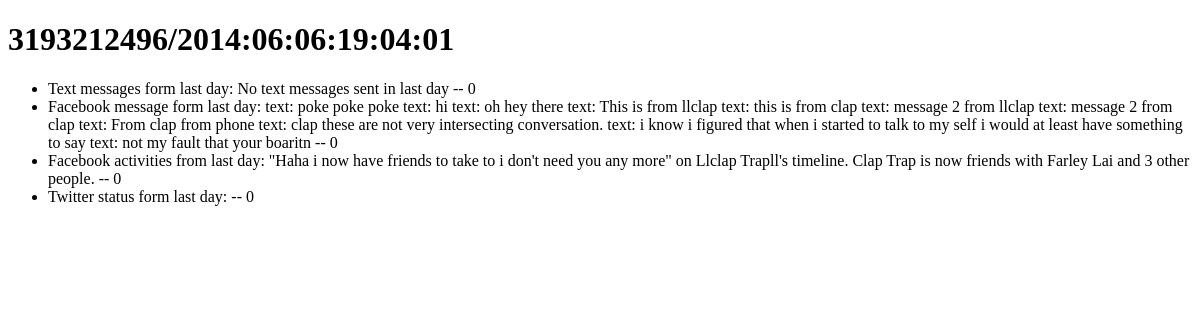
Before: /survey/1/results/ with the older database file.
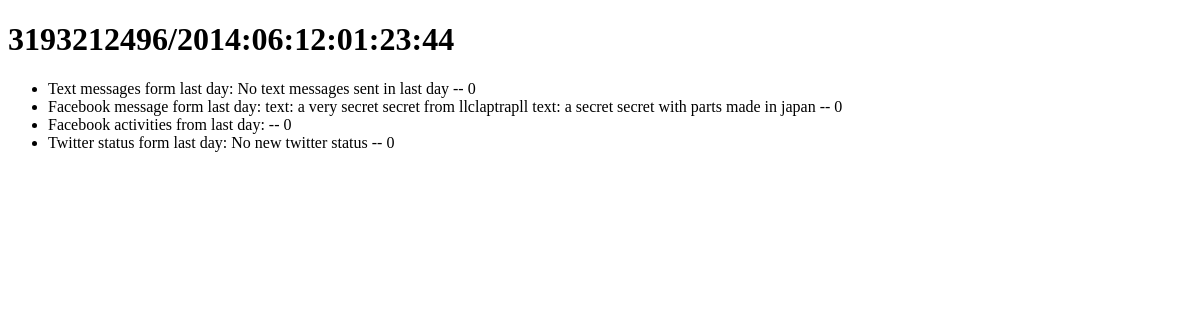
After: the same page with the newer database file.
### survey/models.py (models this page shows, shortened)
class Survey(models.Model):
    title = models.CharField(max_length = 150)
    created_date = models.DateTimeField('Date to be given on',default = timezone.now())

class Question(models.Model):
    atype = models.IntegerField("Answer type",choices = choices, default = 0)
    text = models.CharField("Question",max_length = 1000)
    answer = models.CharField(max_length = 500,default = "0")
    survey = models.ForeignKey(Survey)

### survey/views.py (the view)
# urls.py: url(r'^(?P<survey_id>\d+)/results/$', views.results,name='results'),
def results(request,survey_id):
    survey = get_object_or_404(Survey, pk = survey_id )
    return render(request,'survey/results.html',{'survey':survey})

### survey/templates/survey/results.html (shortened to what this page needs)
<!doctype html>
<html>
<head>
</head>
<h1>{{ survey.title }}</h1>
<ul>
{% for question in survey.question_set.all %}
    <li>{{ question.text}} -- {{question.answer}}</li>
{% endfor %}
</ul>
<html>

Changed rows visible on the page:
changed Survey: title "3193212496/2014:06:06:19:04:01" → "3193212496/2014:06:12:01:23:44"
changed Question: text "…form last day: text: poke poke poke text: hi text: oh hey there text: This is from llclap text: this is from clap text: message 2 from llclap text: message 2 from clap text: From clap from phone text: clap these are not very intersecting conversation. text: i know i figured that when i started to talk to my self i would at least have something to say text: not my fault that your boaritn" → "Facebook message form last day: text: a very secret secret from llclaptrapll text: a secret secret with parts made in japan"
changed Question: text "Facebook activities from last day: \"Haha i now have friends to take to i don't need you any more\" on Llclap Trapll's timeline. Clap Trap is now friends with Farley Lai and 3 other people." → "Facebook activities from last day:"
changed Question: text "Twitter status form last day:" → "Twitter status form last day: No new twitter status"
